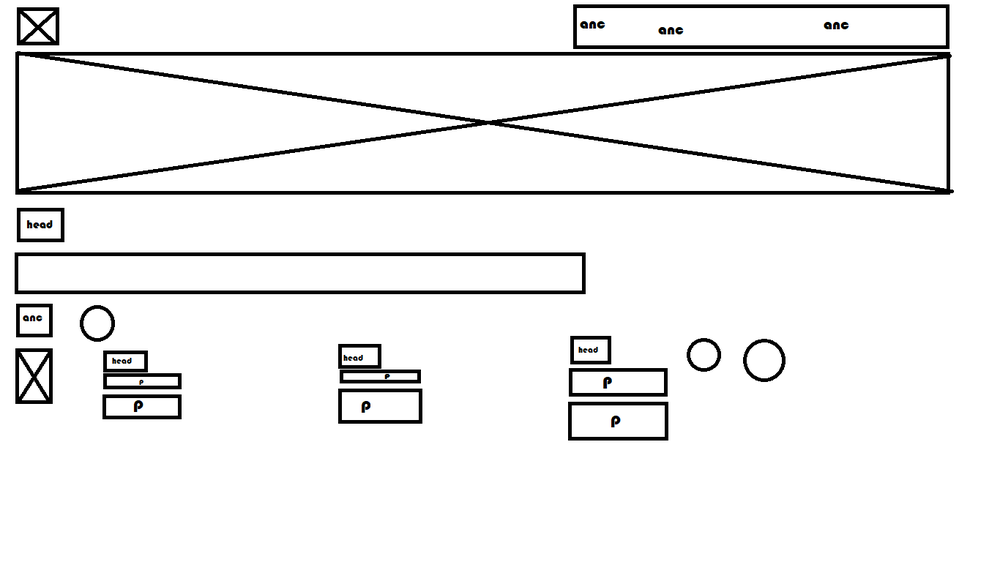
#> input picture python_scripts/image-to-code/codify-python/page.png, 1000 x 562 px, shrunk from 1366 x 768 before the run
$ python test.py
#> lines starting #> are read from the running program, lines starting #| are printed output that depends on the picture; after the words box and inside, x2 and y2 are one past the last pixel; in counts of white or black regions, pixels touching at a corner belong together
# # I:\Sar_loop_ai\python_scripts\image-to-code\codify-python
# import os
# import cv2
# import numpy as np
# from shapely.geometry import Point, LineString, Polygon
# import matplotlib.pyplot as plt

# # Load the input image and convert it to grayscale
# input_img = cv2.imread("box.png")
# gray_img = cv2.cvtColor(input_img, cv2.COLOR_BGR2GRAY)

# # Apply a threshold to the grayscale image to get a binary image
# _, thresh_img = cv2.threshold(gray_img, 127, 255, cv2.THRESH_BINARY)

# # Find the contours in the binary image
# contours, hierarchy = cv2.findContours(
#     thresh_img, cv2.RETR_LIST, cv2.CHAIN_APPROX_SIMPLE)

# rectangles = []
# triangles = []

# for contour in contours:
#     approx = cv2.approxPolyDP(
#         contour, 0.01 * cv2.arcLength(contour, True), True)
#     if len(approx) == 4:  # Check if it's a rectangle
#         rectangles.append(Polygon(approx.reshape((-1, 2))))
#     elif len(approx) == 3:  # Check if it's a triangle
#         triangles.append(Polygon(approx.reshape((-1, 2))))

# # Reverse the order of the rectangles and output as JSON-formatted string
# rectangles.pop(-1)
# rectangles.reverse()
# # count the number of rectangles and triangles


# def is_shape_inside(shape, rect):
#     """
#     Returns True if the shape is completely inside the rectangle rect,
#     otherwise False.
#     """
#     left, top, right, bottom = rect.bounds
#     rect_contour = np.array(rect.exterior.coords, dtype=np.int32)
#     x, y, width, height = cv2.boundingRect(rect_contour)
#     rect = [x, y, x+width, y+height]
#     shape_left, shape_top, shape_right, shape_bottom = shape.bounds
#     return (shape_left >= left and shape_top >= top and
#             shape_right <= right and shape_bottom <= bottom)


# num_rectangles = len(rectangles)
# num_triangles = len(triangles)

# # print(f"Number of rectangles: {num_rectangles}")
# # print(f"Number of triangles: {num_triangles}")

# # Create a dictionary to map each rectangle to its index
# rect_dict = {i: rect for i, rect in enumerate(rectangles)}

# # Find the rectangles containing triangles
# tri_rectangles = []
# for i, rectangle in rect_dict.items():
#     for triangle in triangles:
#         if is_shape_inside(triangle, rectangle):
#             tri_rectangles.append(i)
#             break

# # Replace rectangles containing triangles with images
# div_temp = "<div style='height:#h#px;width:#w#px; background-color: #color#; position : fixed; left : #x#px; top : #y#px;'></div>"
# div_str = ""
# for i, rect in rect_dict.items():
#     left, top, right, bottom = rect.bounds
#     if i in tri_rectangles:
#         # Replace rectangle with image
#         img = cv2.imread('a.jpg')
#         height, width, _ = img.shape
#         div_str += "<img src='#img#' style='height:#h#px;width:#w#px; background-size:cover; position : fixed; left : #x#px; top : #y#px;' />".replace("#h#", str(bottom-top)).replace("#w#", str(right-left)).replace(
#             "#x#", str(left)).replace("#y#", str(top)).replace("#img#", 'a.jpg')
#     else:
#         # Add rectangle as div
#         div_str += div_temp.replace("#h#", str(bottom-top)).replace("#w#", str(right-left)).replace(
#             "#x#", str(left)).replace("#y#", str(top)).replace("#color#", 'red')

# with open("code/index2.html", "w") as wFile:
#     wFile.write("""<!DOCTYPE html>
# <html lang="en">
# <head>
#     <meta charset="UTF-8">
#     <meta http-equiv="X-UA-Compatible" content="IE=edge">
#     <meta name="viewport" content="width=device-width, initial-scale=1.0">
#     <title>Document</title>
# </head>
# <body style="position : relative">
#     #div#
# </body>
# </html>""".replace("#div#", div_str))

# I:\Sar_loop_ai\python_scripts\image-to-code\codify-python
import os
import cv2
import numpy as np
from shapely.geometry import Point, LineString, Polygon
import matplotlib.pyplot as plt

# Load the input image and convert it to grayscale
input_img = cv2.imread("page.png")
#> input_img is the input picture: shape (562, 1000, 3); mean B, G, R 240, 240, 240
gray_img = cv2.cvtColor(input_img, cv2.COLOR_BGR2GRAY)

# Apply a threshold to the grayscale image to get a binary image
_, thresh_img = cv2.threshold(gray_img, 127, 255, cv2.THRESH_BINARY)
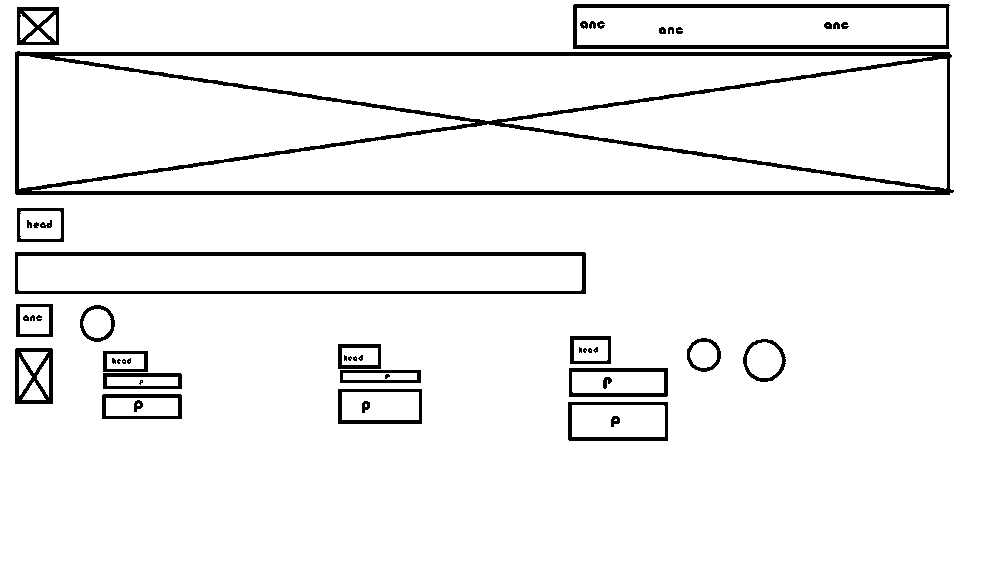
#> thresh_img: shape (562, 1000); 94.1% white; 52 black regions (14 under 20 px)

# Find the contours in the binary image
contours, hierarchy = cv2.findContours(
    thresh_img, cv2.RETR_LIST, cv2.CHAIN_APPROX_SIMPLE)
#> contours = 97 contours, 18 with area under 20; largest, box (x1, y1, x2, y2) and area: (0, 0, 1000, 562) 560439, (14, 50, 955, 196) 134804, (19, 56, 475, 189) 30018, (32, 124, 935, 191) 29249, (502, 59, 947, 189) 28599

rectangles = []
triangles = []
circle = []
div_str = ""

def is_contour_inside_rect(contour, rect):
    x,y,w,h = rect
    rect_area = w*h
    contour_area = cv2.contourArea(contour)
    # Check if the contour area is less than the rectangle area
    # and the bounding rectangle of the contour is inside the rectangle
    if contour_area < rect_area and rect[0] <= x and rect[1] <= y and rect[0]+rect[2] >= x+w and rect[1]+rect[3] >= y+h:
        return True
    else:
        return False

for contour in contours:
    approx = cv2.approxPolyDP(contour, 0.01 * cv2.arcLength(contour, True), True)
    if len(approx) == 4:  # Check if it's a rectangle
        # Get the coordinates of the four corners of the rectangle
        x1, y1 = approx[0][0]
        x2, y2 = approx[1][0]
        x3, y3 = approx[2][0]
        x4, y4 = approx[3][0]
        rectangles.append(Polygon(approx.reshape((-1, 2))))
    elif len(approx) == 3:  # Check if it's a triangle
        triangles.append(Polygon(approx.reshape((-1, 2))))
    elif len(approx) >= 5 and len(approx) <= 20:  # Check if it's a circle
        area = cv2.contourArea(contour)
        perimeter = cv2.arcLength(contour, True)
        circularity = 4 * np.pi * area / (perimeter ** 2)
        if circularity > 0.7:  # Set a threshold for circularity
            center, radius = cv2.minEnclosingCircle(contour)
            circle.append((center, radius))
            x, y = int(center[0]), int(center[1])
            r = int(radius)

            div_str += f"<button style='height:{2*r}px;width:{2*r}px;background-color:green;position:fixed;left:{x-r}px;top:{y-r}px;'></button>"
#> this loop made 97 passes
#> (x1, y1, x2, y2, x3, y3, x4, y4) on passes 1, 3, 4, 6, 9, 10, 11, 12, 14, 17, 19, 20: (616, 419, 615, 419, 614, 420, 616, 420), (572, 405, 572, 436, 664, 436, 663, 405), (365, 404, 365, 406, 366, 406, 366, 404), (567, 402, 667, 401, 668, 440, 569, 441), (106, 398, 106, 415, 177, 415, 177, 398), (101, 395, 180, 393, 182, 418, 102, 419), (342, 392, 342, 419, 418, 419, 418, 392), (337, 389, 421, 388, 422, 423, 338, 424), (45, 399, 35, 384, 34, 381, 22, 399), (107, 377, 107, 385, 177, 385, 177, 377), (343, 373, 343, 379, 416, 379, 416, 373), (102, 373, 180, 372, 182, 388, 103, 389)
#> (area, perimeter, circularity, center, radius, x, y, r) on passes 7, 8, 18, 30, 31, 34: (89, 38.14, 0.769, (364.9, 406.7), 6.98, 364, 406, 6), (93.5, 39.56, 0.751, (136.9, 405.7), 6.98, 136, 405, 6), (25, 19.31, 0.842, (386.8, 376.2), 3.37, 386, 376, 3), (25, 19.31, 0.842, (129, 360.5), 3.64, 129, 360, 3), (26.5, 20.73, 0.775, (113.5, 360.5), 3.81, 113, 360, 3), (22.5, 17.9, 0.882, (354.9, 358.1), 3.1, 354, 358, 3)
#> after the loop, circle = 27 items; rectangles = 36 items; triangles = 6 items
# Reverse the order of the rectangles and output as JSON-formatted string
rectangles.pop(-1)

rectangles.reverse()
# count the number of rectangles and triangles


def is_shape_inside(shape, rect):
    """
    Returns True if the shape is completely inside the rectangle rect,
    otherwise False.
    """
    left, top, right, bottom = rect.bounds
    rect_contour = np.array(rect.exterior.coords, dtype=np.int32)
    x, y, width, height = cv2.boundingRect(rect_contour)
    rect = [x, y, x+width, y+height]
    shape_left, shape_top, shape_right, shape_bottom = shape.bounds
    return (shape_left >= left and shape_top >= top and
            shape_right <= right and shape_bottom <= bottom)


num_rectangles = len(rectangles)
#> num_rectangles = 35
num_triangles = len(triangles)
#> num_triangles = 6

# print(f"Number of rectangles: {num_rectangles}")
# print(f"Number of triangles: {num_triangles}")

# Create a dictionary to map each rectangle to its index
rect_dict = {i: rect for i, rect in enumerate(rectangles)}
#> rect_dict = 35 items
# Find the rectangles containing triangles
tri_rectangles = []
for i, rectangle in rect_dict.items():
    for triangle in triangles:
        if is_shape_inside(triangle, rectangle):
            tri_rectangles.append(i)
            break
#> this loop made 35 passes

# Replace rectangles containing triangles with images
div_temp = "<div style='height:#h#px;width:#w#px; background-color: #color#; position : fixed; left : #x#px; top : #y#px;'></div>"
for i, rect in rect_dict.items():
    left, top, right, bottom = rect.bounds
    if i in tri_rectangles:
        # Replace rectangle with image
        img = cv2.imread('a.jpg')
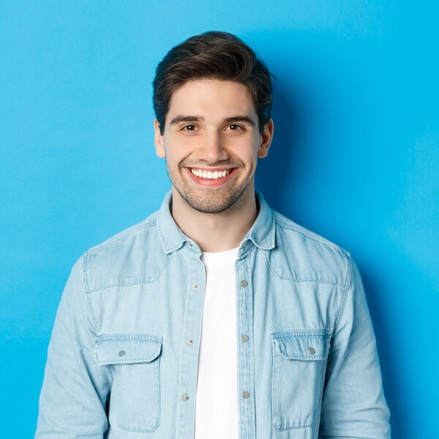
#> input picture python_scripts/image-to-code/codify-python/a.jpg, 439 x 439 px, shrunk from 600 x 600 before the run
#> img is the input picture: shape (439, 439, 3); mean B, G, R 207.3, 180.3, 94.7
        height, width, _ = img.shape
        div_str += "<img src='#img#' style='height:#h#px;width:#w#px; background-size:cover; position : fixed; left : #x#px; top : #y#px;' />".replace("#h#", str(bottom-top)).replace("#w#", str(right-left)).replace(
            "#x#", str(left)).replace("#y#", str(top)).replace("#img#", 'a.jpg')
    # elif
    else:
        # Add rectangle as div
        div_str += div_temp.replace("#h#", str(bottom-top)).replace("#w#", str(right-left)).replace(
            "#x#", str(left)).replace("#y#", str(top)).replace("#color#", 'blue')

# # Write the HTML output to file
with open("code/index.html", "w") as wFile:
    wFile.write("""<!DOCTYPE html>
<html lang="en">
<head>
    <meta charset="UTF-8">
    <meta http-equiv="X-UA-Compatible
" content="IE=edge">
    <meta name="viewport" content="width=device-width, initial-scale=1.0">
    <title>Document</title>
</head>
<body style="position : relative">
    #div#
</body>
</html>""".replace("#div#", div_str))
